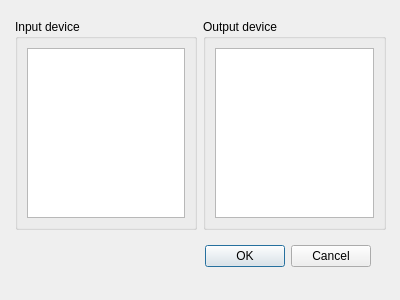
<?xml version="1.0" encoding="UTF-8"?>
<ui version="4.0">
 <class>OptionsDialog</class>
 <widget class="QDialog" name="OptionsDialog">
  <property name="geometry">
   <rect>
    <x>0</x>
    <y>0</y>
    <width>400</width>
    <height>300</height>
   </rect>
  </property>
  <property name="windowTitle">
   <string>Options</string>
  </property>
  <widget class="QDialogButtonBox" name="buttonBox">
   <property name="geometry">
    <rect>
     <x>30</x>
     <y>240</y>
     <width>341</width>
     <height>32</height>
    </rect>
   </property>
   <property name="orientation">
    <enum>Qt::Horizontal</enum>
   </property>
   <property name="standardButtons">
    <set>QDialogButtonBox::Cancel|QDialogButtonBox::Ok</set>
   </property>
  </widget>
  <widget class="QWidget" name="horizontalLayoutWidget">
   <property name="geometry">
    <rect>
     <x>15</x>
     <y>19</y>
     <width>371</width>
     <height>211</height>
    </rect>
   </property>
   <layout class="QHBoxLayout" name="horizontalLayout_3">
    <item>
     <widget class="QGroupBox" name="groupBox">
      <property name="title">
       <string>Input device</string>
      </property>
      <layout class="QHBoxLayout" name="horizontalLayout">
       <item>
        <widget class="QListWidget" name="inputDeviceList"/>
       </item>
      </layout>
     </widget>
    </item>
    <item>
     <widget class="QGroupBox" name="groupBox_2">
      <property name="title">
       <string>Output device</string>
      </property>
      <layout class="QHBoxLayout" name="horizontalLayout_2">
       <item>
        <widget class="QListWidget" name="outputDeviceList"/>
       </item>
      </layout>
     </widget>
    </item>
   </layout>
  </widget>
 </widget>
 <resources/>
 <connections>
  <connection>
   <sender>buttonBox</sender>
   <signal>accepted()</signal>
   <receiver>OptionsDialog</receiver>
   <slot>accept()</slot>
   <hints>
    <hint type="sourcelabel">
     <x>248</x>
     <y>254</y>
    </hint>
    <hint type="destinationlabel">
     <x>157</x>
     <y>274</y>
    </hint>
   </hints>
  </connection>
  <connection>
   <sender>buttonBox</sender>
   <signal>rejected()</signal>
   <receiver>OptionsDialog</receiver>
   <slot>reject()</slot>
   <hints>
    <hint type="sourcelabel">
     <x>316</x>
     <y>260</y>
    </hint>
    <hint type="destinationlabel">
     <x>286</x>
     <y>274</y>
    </hint>
   </hints>
  </connection>
 </connections>
</ui>
